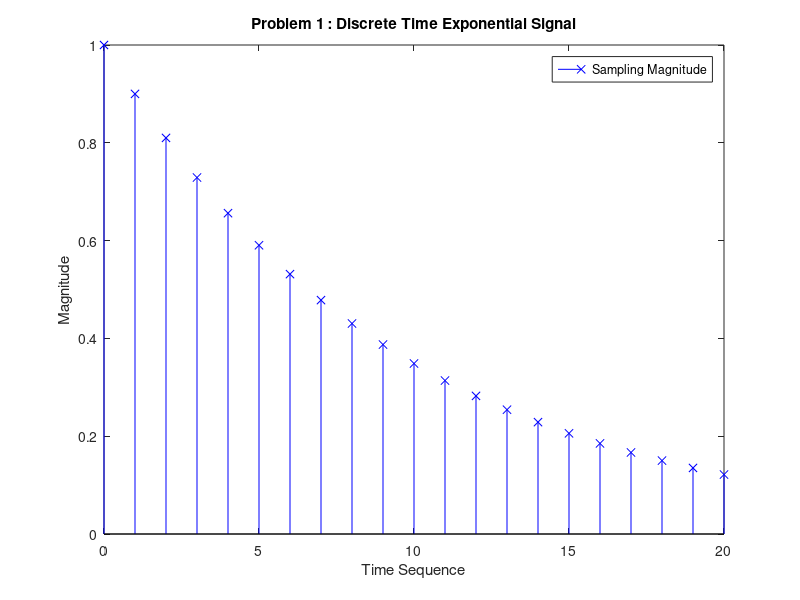

Here is the MATLAB script that generated this plot:
clc;
clear;
t=0:1:20;
x=ones(1,length(t)).*(0.9.^(t(1,:)));
stem(t,x,'bx');
title('Problem 1 : Discrete Time Exponential Signal');
ylabel('Magnitude');
xlabel('Time Sequence');
legend('Sampling Magnitude');